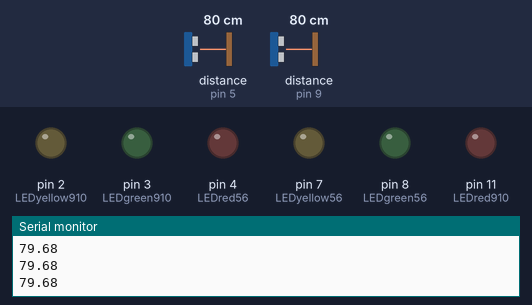
Simulated run of this sketch. Board: Arduino Uno, built with avr-gcc and run on an emulated ATmega328P. On the bench: output pins drawn as LEDs (lit = HIGH), the last lines printed to the serial monitor. Wiring (from diagram.json): 2 × ultrasonic range finder: trigger pin 10, echo pin 9 / trigger pin 6, echo pin 5. Inputs (shaded band) come from the test bench; at power-on: distance to the obstacle (sensors on pin 5, pin 9) 80 cm. The echo pulse lasts 58.3 µs per cm; pins used as bus, display or sensor lines are not drawn.

Above: at 1.2 s.
1.3 s: distance to the obstacle (sensor on pin 5) set to 12 cm
2.8 s: distance to the obstacle (sensor on pin 5) set to 9 cm
At 3.9 s:
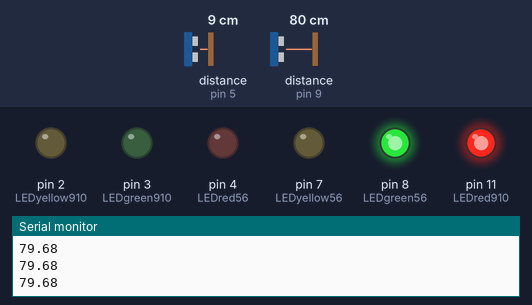
4.3 s: distance to the obstacle (sensor on pin 9) set to 12 cm
5.8 s: distance to the obstacle (sensor on pin 9) set to 9 cm
At 7.2 s:
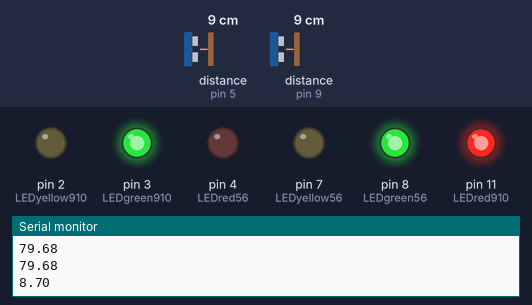
At 12.5 s:
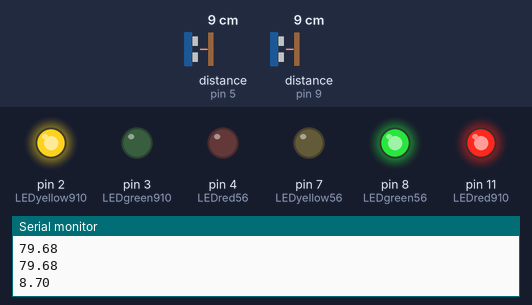
Timing chart, 0 to 20.1 s (numbered marks = the images above; inputs shaded):
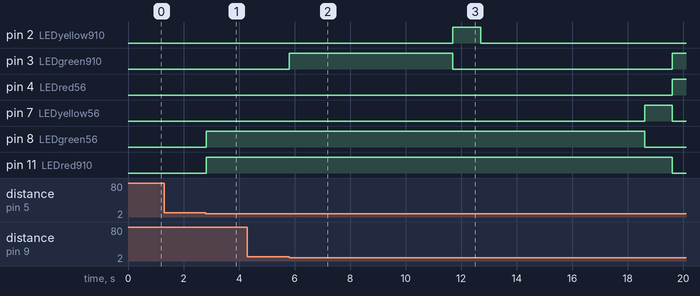

The sketch:

sketch.ino
```cpp
const int echoPin910 = 9;
const int trigPin910 = 10;
const int trigPin56 = 6;
const int echoPin56 = 5;
const int LEDred910 = 11;
const int LEDyellow910 = 2;
const int LEDgreen910 = 3;
const int LEDred56 = 4;
const int LEDyellow56 = 7;
const int LEDgreen56 = 8;
float duration910, distance910, duration56, distance56;
// this must go in the void loop
void setup() {
  pinMode(trigPin910, OUTPUT);
  pinMode(echoPin910, INPUT);
  pinMode(trigPin56, OUTPUT);
  pinMode(echoPin56, INPUT);
  pinMode(LEDred910, OUTPUT);
  pinMode(LEDyellow910, OUTPUT);
  pinMode(LEDgreen910, OUTPUT);
  pinMode(LEDred56, OUTPUT);
  pinMode(LEDyellow56, OUTPUT);
  pinMode(LEDgreen56, OUTPUT);
  Serial.begin(9600);
}

void get910(){
  digitalWrite(trigPin910, LOW); // set the trigger on the right to off
  delayMicroseconds(2);
  digitalWrite(trigPin910, HIGH);
  delayMicroseconds(10);
  digitalWrite(trigPin910, LOW);
  duration910 = pulseIn(echoPin910, HIGH); // the duration on the right reads the echo that is on
  distance910 = (duration910*.0343)/2;
}
void get56(){
  digitalWrite(trigPin56, LOW);
  delayMicroseconds(2);
  digitalWrite(trigPin56, HIGH);
  delayMicroseconds(10);
  digitalWrite(trigPin56, LOW);
  duration56 = pulseIn(echoPin56, HIGH);
  distance56 = (duration56*.0343)/2;
}

void loop() {
  get910();
  get56();

  //duration is time. time * the speed of sound (in this case it's 0.0343)/2 because it takes the same time for the ultrasonic wave to come back
  while(distance910<10 && distance56< 10){
    get910();
    get56();
    digitalWrite(LEDgreen910, HIGH);
    delay(5900);
    digitalWrite(LEDgreen910, LOW);
    digitalWrite(LEDyellow910, HIGH);
    delay(1000);
    digitalWrite(LEDyellow910, LOW);
    digitalWrite(LEDred910, HIGH);
    digitalWrite(LEDred56, LOW);
    digitalWrite(LEDgreen56, HIGH);
    delay(5900);
    digitalWrite(LEDgreen56, LOW);
    digitalWrite(LEDyellow56, HIGH);
    delay(1000);
    digitalWrite(LEDyellow56, LOW);
    digitalWrite(LEDred56, HIGH);
    digitalWrite(LEDred910, LOW);
  }

  while(distance910<10 && distance56 > 10){
    get910();
    get56();
    digitalWrite(LEDred910, LOW);
    digitalWrite(LEDred56, HIGH);
    digitalWrite(LEDgreen910, HIGH);
    digitalWrite(LEDgreen56, LOW);
  }

  while(distance56<10 && distance910 > 10){
    get910();
    get56();
    digitalWrite(LEDred56, LOW);
    digitalWrite(LEDred910, HIGH);
    digitalWrite(LEDgreen56, HIGH);
  }

  Serial.println(distance910);
}
```

Measured:
- the behaviour switches between 11 and 10 cm on distance to the obstacle (sensor on pin 5) (found by bisection; images 0 and 1)
- the behaviour switches between 11 and 10 cm on distance to the obstacle (sensor on pin 9) (found by bisection; images 1 and 2)
- after the input at 2.8 s, pin 8 (LEDgreen56), pin 11 (LEDred910): LOW → HIGH at once
- after the input at 4.3 s, every drawn part: stays the same
- after the input at 5.8 s, pin 2 (LEDyellow910): LOW → HIGH after 5.9 s, → LOW 1.0 s later; pin 3 (LEDgreen910): LOW → HIGH at once, → LOW 5.9 s later, → HIGH 7.9 s later; pin 4 (LEDred56): LOW → HIGH after 13.8 s; pin 7 (LEDyellow56): LOW → HIGH after 12.8 s, → LOW 1.0 s later; pin 8 (LEDgreen56): HIGH → LOW after 12.8 s
